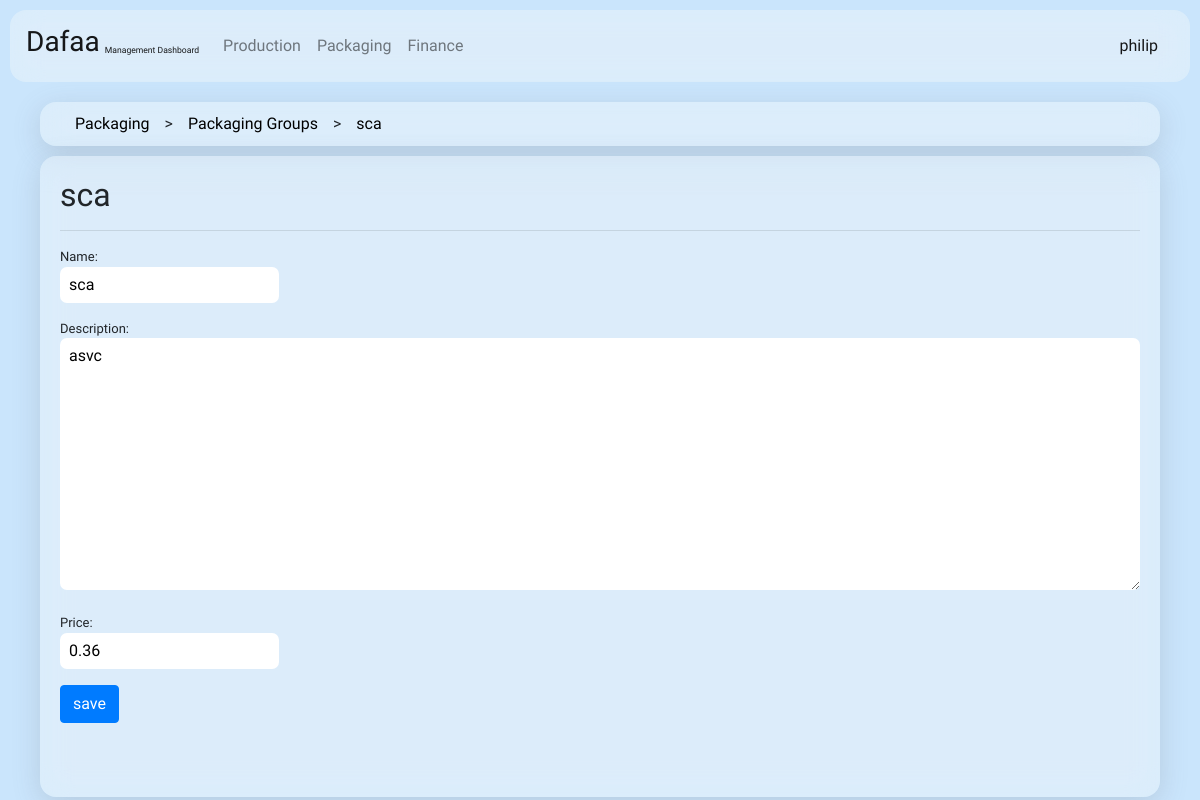
The page /packaging/edit_packaging_group/1/ (signed in) on the database its author committed.
### product_packaging/models.py (models this page shows)
class Packaging_Group(models.Model):
    name            = models.CharField(max_length=100)
    description     = models.TextField()
    price           = models.DecimalField(max_digits=10, decimal_places=2)
    def __str__(self) -> str:
        return self.name

### product_packaging/views.py (the view)
# urls.py: path('edit_packaging_group/<int:group_id>/',edit_packaging_group,           name='edit_packaging_group'),
@user_passes_test(lambda user: user.is_superuser)
def edit_packaging_group(request, group_id):
    group = Packaging_Group.objects.get(pk = group_id)
    if request.method == 'POST':
        edit_form = PackagingGroupForm(instance=group, data= request.POST)
        if edit_form.is_valid():
            group = edit_form.save()
    else:
        edit_form = PackagingGroupForm(instance=group)
    return render(request, 'packaging/edit_packaging_group.html', {'edit_form': edit_form, 'group':group})

### product_packaging/forms.py
class PackagingGroupForm(forms.ModelForm):
    class Meta:
        model = Packaging_Group
        fields = ['name','description','price']

### dafaa/templates/packaging/edit_packaging_group.html (shortened to what this page needs)
{% extends "admin_base.html" %}  {% block content %}
<div class="container">
  <div class="row">
    <div class="col-12 dashboard-outline-block">
      <div class="page-path">
        <a href="{% url 'packaging_dashboard' %}">Packaging</a>
        >
        <a href="{% url 'package_group_management_view' %}">Packaging Groups</a>
        >
        <a href="{% url 'edit_packaging_group' group.pk  %}">{{ group }}</a>
      </div>
      <div class="dashboard-inner-block">
        <h2>{{ group }}</h2>
        <hr />
        <form class="django-form" method="post" enctype="multipart/form-data">
          {% csrf_token %} {{ edit_form.as_p }}
          <button class="btn btn-primary" type="submit">save</button>
        </form>
      </div>
    </div>
  </div>
</div>
{% endblock %}

### dafaa/templates/admin_base.html (shortened to what this page needs)
{% load static %}
<!DOCTYPE html>
<html lang="en">
<head>
    <link rel="stylesheet" href="https://cdn.jsdelivr.net/npm/bootstrap@4.3.1/dist/css/bootstrap.min.css">
    <link rel="stylesheet" href="{% static 'css/admin_styles.css' %}">
</head>
<body>
    <div class="outer-frame">
        <header class="navbar navbar-light navbar-expand-lg">
            <a class="navbar-brand" href="{% url 'management_dashboard' %}">
                <h3 style='font-family: "Gochi Hand", cursive;display: inline-block;'>Dafaa </h3>
                <sub style="display: inline-block;font-size: 43%;"> Management Dashboard</sub>
            </a>
            <div class="collapse navbar-collapse" id="navbarText">
              <ul class="navbar-nav mr-auto">
                <li class="nav-item">
                    <a class="nav-link" href="{% url 'production_dashboard' %}">Production</a>
                </li>
                <li class="nav-item">
                    <a class="nav-link" href="{% url 'packaging_dashboard' %}">Packaging</a>
                </li>
                <li class="nav-item">
                    <a class="nav-link" href="#">Finance</a>
                </li>
              </ul>
              <span class="navbar-text">
                <a class="nav-link" href="{% url 'profile' %}">{{ user }}</a>
            </span>
            </div>
        </header>
        <main>
            {% block content %}
            {% endblock %}
        </main>
    </div>
</body>
</html>

### static/css/admin_styles.css (style rules this page uses)
body { background-color: rgb(202, 229, 252); font-family: "Comfortaa", sans-serif; }
header { background-color: hsla(0, 0%, 100%, .3); backdrop-filter: blur(15px) saturate(86%); border-radius: 16px; padding: 1px 1px 1px 20px; margin: 10px; }
.navbar-brand, .navbar-brand:hover, .nav-link, .nav-link:hover { color: black; }
.dashboard-outline-block { padding: 10px; }
.dashboard-inner-block { width: 100%; height: 100%; background-color: hsla(0, 0%, 100%, .3); backdrop-filter: blur(15px) saturate(86%); border-radius: 16px; padding: 20px; box-shadow: rgba(100, 100, 111, 0.2) 0px 7px 29px 0px; }
.page-path { display: flex; width: 100%; background-color: hsla(0, 0%, 100%, .3); backdrop-filter: blur(15px) saturate(86%); border-radius: 16px; padding: 10px; padding-left: 20px; margin-bottom: 10px; box-shadow: rgba(100, 100, 111, 0.2) 0px 7px 29px 0px; }
.page-path a { padding: 0px 10px ; color: black; border-radius: 10px; margin: 0px 5px; }
.django-form input, .django-form select, .django-form input::file-selector-button, .django-form textarea { border: none; padding: 6px 9px; border-radius: 7px; width: 219px; }
.django-form textarea { width: 100% }
.django-form label { display: block; font-size: small; margin: 0; }

### rows shown on the page
Packaging_Group: name "sca", description "asvc", price "0.36"

### other values the page prints
{{ user }} "philip"
